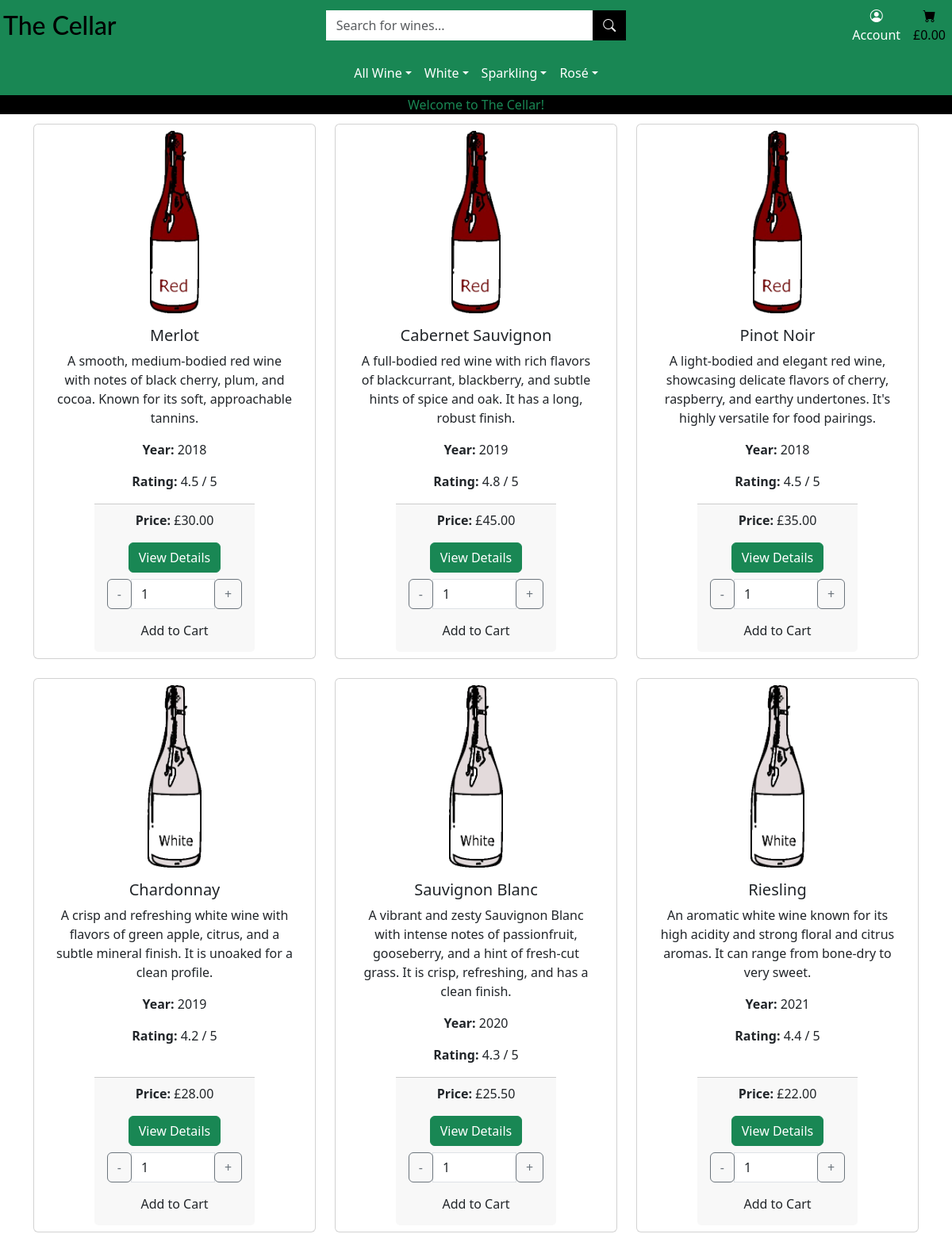
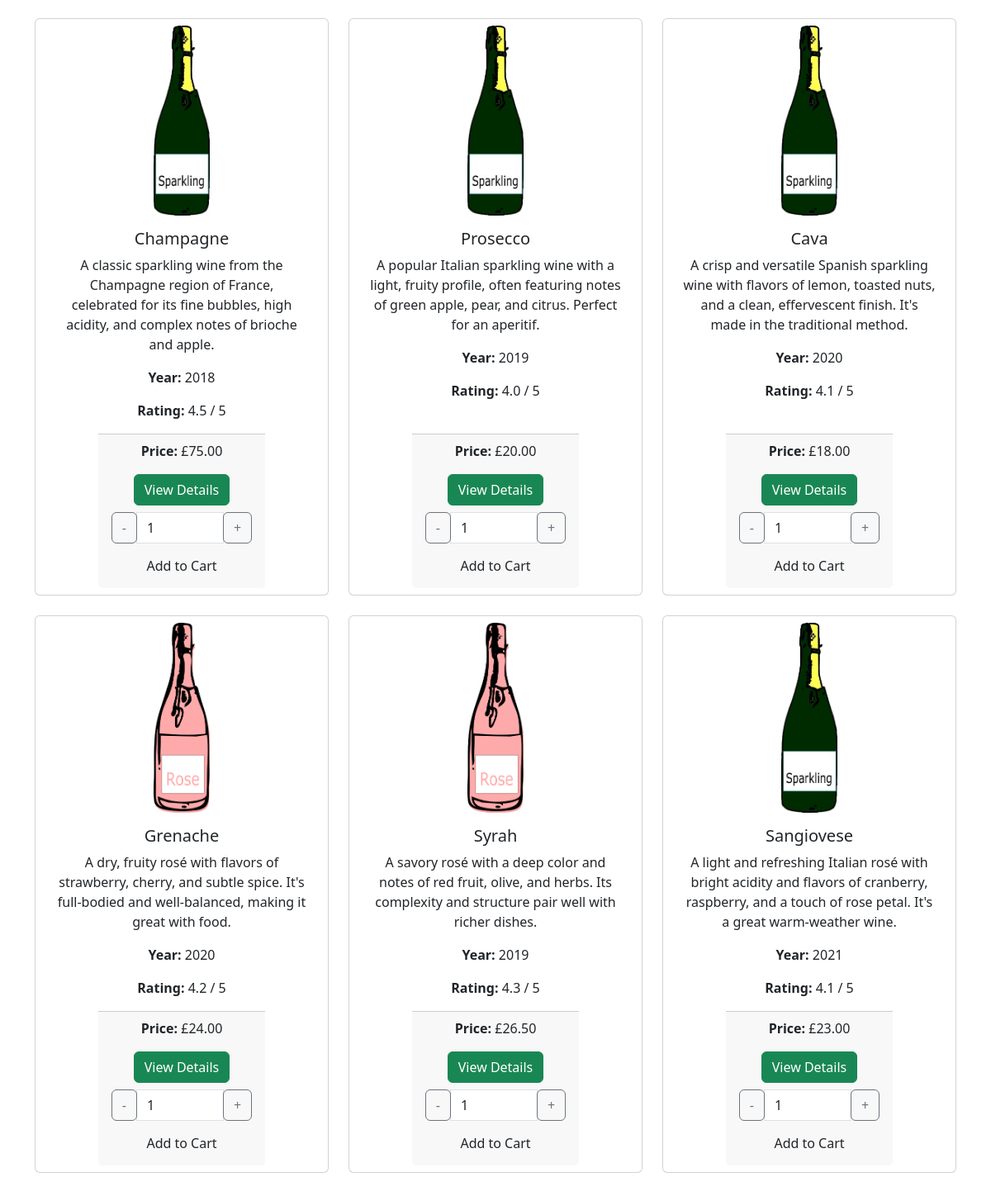
/shop/shop/, run on the app's committed database (2 pictures, top to bottom).
### products/models.py (models this page shows)
class Wine(models.Model):
    name = models.CharField(max_length=200)
    category = models.ForeignKey(Category, on_delete=models.SET_NULL, related_name='wines', null=True, blank=True)
    description = models.TextField()
    price = models.DecimalField(max_digits=10, decimal_places=2)
    image = models.ImageField(blank=True, null=True)
    rating = models.FloatField(null=True, blank=True)
    year = models.PositiveIntegerField(null=True, blank=True)
    def __str__(self):
        return self.name

### shop/views.py (the view)
# urls.py: path('shop/', views.shop_home, name='shop_home'),
def shop_home(request):
    wines = Wine.objects.all()
    print(f"Number of wines found: {wines.count()}")
    print(f"Wines in queryset: {list(wines)}")
    context = {
        'wines': wines
    }
    return render(request, 'shop_home.html', context)

### shop/templates/shop_home.html (shortened to what this page needs)
{% extends "base.html" %}
{% load static %}
{% block content %}
<div class="overlay p-3">
    <div class="container">
        <div class="row">
            {% for wine in wines %}
            <div class="col-md-4 mb-4">
                <div class="card h-100 d-flex align-items-center px-2 py-2">
                    {% if wine.image %}
                    <img src="{{ wine.image.url }}" class="card-img-top" alt="{{ wine.name }}">
                    {% else %}
                    <img src="{% static 'images/placeholder.png' %}" class="card-img-top" alt="No image available">
                    {% endif %}
                    <div class="card-body text-center">
                        <h5 class="card-title">{{ wine.name }}</h5>
                        <p class="card-text">{{ wine.description }}</p>
                        <p class="card-text"><strong>Year:</strong> {{ wine.year }}</p>
                        <p class="card-text"><strong>Rating:</strong> {{ wine.rating }} / 5</p>
                    </div>
                    <div class="card-footer text-center">
                        <p class="card-text"><strong>Price:</strong> £{{ wine.price|floatformat:2 }}</p>
                        <a href="{% url 'wine_detail' wine.id %}" class="btn btn-success mb-2">View Details</a>
                        <form class="form" action="{% url 'add_to_cart' wine.id %}" method="POST">
                            <div class="form-group">
                                <div class="input-group">
                                    <div class="input-group-prepend">
                                        <button class="btn btn-outline-secondary" type="button"
                                            id="decrement-btn-{{ wine.id }}">-</button>
                                    </div>
                                    <input type="number" class="form-control qty_input" name="quantity" value="1"
                                        min="1" max="99" id="qty-{{ wine.id }}">
                                    <div class="input-group-append">
                                        <button class="btn btn-outline-secondary" type="button"
                                            id="increment-btn-{{ wine.id }}">+</button>
                                    </div>
                                </div>
                            </div>
                            <button type="submit" class="btn btn-black mt-2">
                                 Add to Cart
                            </button>
                        </form>
                    </div>
                </div>
            </div>
            {% endfor %}
        </div>
    </div>
</div>
{% endblock %}

### static/css/base.css (style rules this page uses)
body { padding-top: 140px; }
.card-img-top { width: 20%; height: 230px; }
@media (min-width: 768px) { .card-img-top { width: 30%; height: 230px; object-fit: contain; } }

### data on the page
Wine: image (picture), name "Merlot", description "A smooth, medium-bodied red wine with notes of black cherry, plum, and cocoa. Known for its soft, approachable tannins.", year "2018", rating "4.5", price "30.00", quantity "1"
Wine: image (picture), name "Cabernet Sauvignon", description "A full-bodied red wine with rich flavors of blackcurrant, blackberry, and subtle hints of spice and oak. It has a long, robust finish.", year "2019", rating "4.8", price "45.00"
Wine: image (picture), name "Pinot Noir", description "A light-bodied and elegant red wine, showcasing delicate flavors of cherry, raspberry, and earthy undertones. It's highly versatile for food pairings.", year "2018", rating "4.5", price "35.00"
Wine: image (picture), name "Chardonnay", description "A crisp and refreshing white wine with flavors of green apple, citrus, and a subtle mineral finish. It is unoaked for a clean profile.", year "2019", rating "4.2", price "28.00"
Wine: image (picture), name "Sauvignon Blanc", description "A vibrant and zesty Sauvignon Blanc with intense notes of passionfruit, gooseberry, and a hint of fresh-cut grass. It is crisp, refreshing, and has a clean finish.", year "2020", rating "4.3", price "25.50"
Wine: image (picture), name "Riesling", description "An aromatic white wine known for its high acidity and strong floral and citrus aromas. It can range from bone-dry to very sweet.", year "2021", rating "4.4", price "22.00"
Wine: image (picture), name "Champagne", description "A classic sparkling wine from the Champagne region of France, celebrated for its fine bubbles, high acidity, and complex notes of brioche and apple.", year "2018", rating "4.5", price "75.00"
Wine: image (picture), name "Prosecco", description "A popular Italian sparkling wine with a light, fruity profile, often featuring notes of green apple, pear, and citrus. Perfect for an aperitif.", year "2019", rating "4.0", price "20.00"
Wine: image (picture), name "Cava", description "A crisp and versatile Spanish sparkling wine with flavors of lemon, toasted nuts, and a clean, effervescent finish. It's made in the traditional method.", year "2020", rating "4.1", price "18.00"
Wine: image (picture), name "Grenache", description "A dry, fruity rosé with flavors of strawberry, cherry, and subtle spice. It's full-bodied and well-balanced, making it great with food.", year "2020", rating "4.2", price "24.00"
Wine: image (picture), name "Syrah", description "A savory rosé with a deep color and notes of red fruit, olive, and herbs. Its complexity and structure pair well with richer dishes.", year "2019", rating "4.3", price "26.50"
Wine: image (picture), name "Sangiovese", description "A light and refreshing Italian rosé with bright acidity and flavors of cranberry, raspberry, and a touch of rose petal. It's a great warm-weather wine.", year "2021", rating "4.1", price "23.00"
